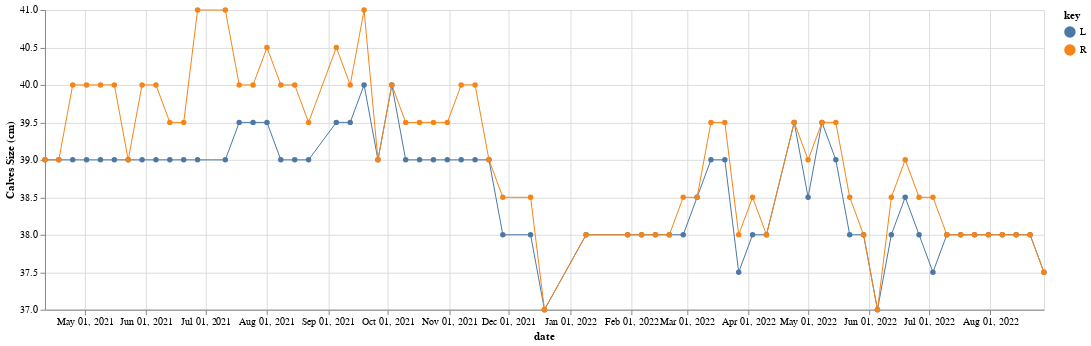

The code cell stored with this chart in its notebook:
### Code cell
# Calve Graph
chart = lr.make_chart_hover(5, 6)

chart

### Figure 1 — Vega-Lite specification as saved in the notebook (floating-point values rounded to 4 significant figures)
{"$schema": "https://vega.github.io/schema/vega-lite/v4.17.0.json", "config": {"view": {"continuousHeight": 300, "continuousWidth": 400}}, "data": {"name": "data-e355ff42253e30203ca3644eef9a45ed"}, "datasets": {"data-e355ff42253e30203ca3644eef9a45ed": [{"L": 39, "R": 39, "date": "2021-04-11T00:00:00"}, {"L": 39, "R": 39, "date": "2021-04-18T00:00:00"}, {"L": 39, "R": 40, "date": "2021-04-25T00:00:00"}, {"L": 39, "R": 40, "date": "2021-05-02T00:00:00"}, {"L": 39, "R": 40, "date": "2021-05-09T00:00:00"}, {"L": 39, "R": 40, "date": "2021-05-16T00:00:00"}, {"L": 39, "R": 39, "date": "2021-05-23T00:00:00"}, {"L": 39, "R": 40, "date": "2021-05-30T00:00:00"}, {"L": 39, "R": 40, "date": "2021-06-06T00:00:00"}, {"L": 39, "R": 39.5, "date": "2021-06-13T00:00:00"}, {"L": 39, "R": 39.5, "date": "2021-06-20T00:00:00"}, {"L": 39, "R": 41, "date": "2021-06-27T00:00:00"}, {"L": null, "R": null, "date": "2021-07-04T00:00:00"}, {"L": 39, "R": 41, "date": "2021-07-11T00:00:00"}, {"L": 39.5, "R": 40, "date": "2021-07-18T00:00:00"}, {"L": 39.5, "R": 40, "date": "2021-07-25T00:00:00"}, {"L": 39.5, "R": 40.5, "date": "2021-08-01T00:00:00"}, {"L": 39, "R": 40, "date": "2021-08-08T00:00:00"}, {"L": 39, "R": 40, "date": "2021-08-15T00:00:00"}, {"L": 39, "R": 39.5, "date": "2021-08-22T00:00:00"}, {"L": 39.5, "R": 40.5, "date": "2021-09-05T00:00:00"}, {"L": 39.5, "R": 40, "date": "2021-09-12T00:00:00"}, {"L": 40, "R": 41, "date": "2021-09-19T00:00:00"}, {"L": 39, "R": 39, "date": "2021-09-26T00:00:00"}, {"L": 40, "R": 40, "date": "2021-10-03T00:00:00"}, {"L": 39, "R": 39.5, "date": "2021-10-10T00:00:00"}, {"L": 39, "R": 39.5, "date": "2021-10-17T00:00:00"}, {"L": 39, "R": 39.5, "date": "2021-10-24T00:00:00"}, {"L": 39, "R": 39.5, "date": "2021-10-31T00:00:00"}, {"L": 39, "R": 40, "date": "2021-11-07T00:00:00"}, {"L": 39, "R": 40, "date": "2021-11-14T00:00:00"}, {"L": 39, "R": 39, "date": "2021-11-21T00:00:00"}, {"L": 38, "R": 38.5, "date": "2021-11-28T00:00:00"}, {"L": 38, "R": 38.5, "date": "2021-12-12T00:00:00"}, {"L": 37, "R": 37, "date": "2021-12-19T00:00:00"}, {"L": 38, "R": 38, "date": "2022-01-09T00:00:00"}, {"L": 38, "R": 38, "date": "2022-01-30T00:00:00"}, {"L": 38, "R": 38, "date": "2022-02-06T00:00:00"}, {"L": 38, "R": 38, "date": "2022-02-13T00:00:00"}, {"L": 38, "R": 38, "date": "2022-02-20T00:00:00"}, {"L": 38, "R": 38.5, "date": "2022-02-27T00:00:00"}, {"L": 38.5, "R": 38.5, "date": "2022-03-06T00:00:00"}, {"L": 39, "R": 39.5, "date": "2022-03-13T00:00:00"}, {"L": 39, "R": 39.5, "date": "2022-03-20T00:00:00"}, {"L": 37.5, "R": 38, "date": "2022-03-27T00:00:00"}, {"L": 38, "R": 38.5, "date": "2022-04-03T00:00:00"}, {"L": 38, "R": 38, "date": "2022-04-10T00:00:00"}, {"L": null, "R": null, "date": "2022-04-17T00:00:00"}, {"L": 39.5, "R": 39.5, "date": "2022-04-24T00:00:00"}, {"L": 38.5, "R": 39, "date": "2022-05-01T00:00:00"}, {"L": 39.5, "R": 39.5, "date": "2022-05-08T00:00:00"}, {"L": 39, "R": 39.5, "date": "2022-05-15T00:00:00"}, {"L": 38, "R": 38.5, "date": "2022-05-22T00:00:00"}, {"L": 38, "R": 38, "date": "2022-05-29T00:00:00"}, {"L": 37, "R": 37, "date": "2022-06-05T00:00:00"}, {"L": 38, "R": 38.5, "date": "2022-06-12T00:00:00"}, {"L": 38.5, "R": 39, "date": "2022-06-19T00:00:00"}, {"L": 38, "R": 38.5, "date": "2022-06-26T00:00:00"}, {"L": 37.5, "R": 38.5, "date": "2022-07-03T00:00:00"}, {"L": 38, "R": 38, "date": "2022-07-10T00:00:00"}, {"L": 38, "R": 38, "date": "2022-07-17T00:00:00"}, {"L": 38, "R": 38, "date": "2022-07-24T00:00:00"}, {"L": 38, "R": 38, "date": "2022-07-31T00:00:00"}, {"L": 38, "R": 38, "date": "2022-08-07T00:00:00"}, {"L": 38, "R": 38, "date": "2022-08-14T00:00:00"}, {"L": 38, "R": 38, "date": "2022-08-21T00:00:00"}, {"L": 37.5, "R": 37.5, "date": "2022-08-28T00:00:00"}]}, "layer": [{"encoding": {"color": {"field": "key", "type": "nominal"}, "size": {"condition": {"selection": {"not": "selector002"}, "value": 1}, "value": 3}, "x": {"axis": {"grid": true}, "field": "date", "sort": "-x", "timeUnit": "yearmonthdate", "title": "date", "type": "temporal"}, "y": {"field": "value", "impute": {"frame": [-1, 1], "method": "mean"}, "scale": {"zero": false}, "title": "Calves Size (cm)", "type": "quantitative"}}, "mark": "line", "transform": [{"fold": ["L", "R"]}], "width": 1000}, {"encoding": {"color": {"field": "key", "type": "nominal"}, "x": {"field": "date", "type": "temporal"}, "y": {"field": "value", "type": "quantitative"}}, "mark": {"filled": true, "opacity": 1, "type": "point"}, "selection": {"selector002": {"empty": "none", "fields": ["key"], "nearest": true, "on": "mouseover", "type": "single"}}, "transform": [{"fold": ["L", "R"]}]}]}
